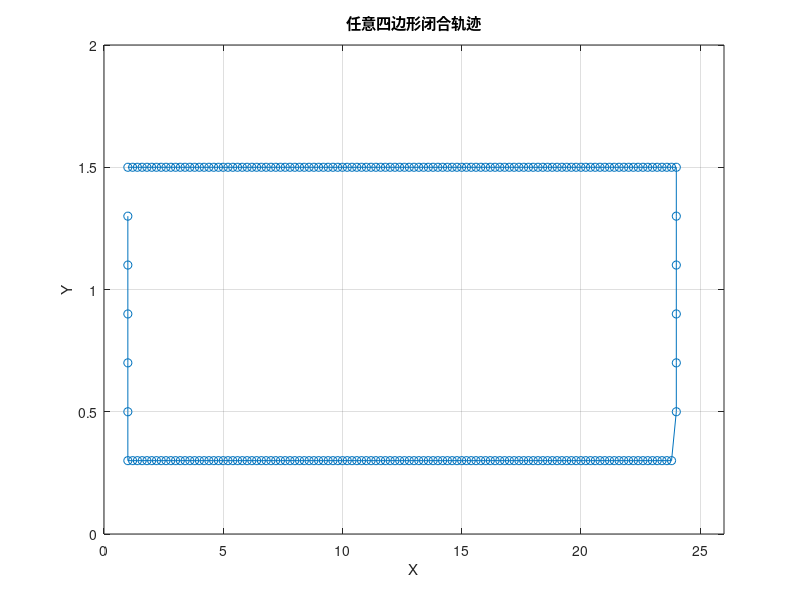

The MATLAB script that drew this image: (Note: this script raises an error after producing the figure.)
function [true_pos2,lat0,lon0,const_i,const_j] = cal_indoor_pos2_10()   % 设置轨迹的起始点
% 初始化pos2数组

const_i = 95;
const_j = 40;
m = 4; 
pos2 = [1,1.5];
% 设置六边形的顶点
vertices = [1,1.5;24,1.5;24,0.3;1,0.3;1,1.5];
%vertices = [10,4;16,4;16,16;10,16;10,4];
%vertices = [const_i-m/2,const_j-m/2;const_i+m/2,const_j-m/2;const_i+m/2,const_j+m/2;const_i-m/2,const_j+m/2;const_i-m/2,const_j-m/2];%正方形
% 设置步长
step = 0.2;

% 计算每条边的方向向量和长度
edges = diff(vertices, 1, 1);
edge_lengths = sqrt(sum(edges.^2, 2));

% 生成六边形轨迹
for i = 1:size(edges, 1)
    % 计算当前边的单位方向向量
    dir_vector = edges(i, :) / norm(edges(i, :));
    
    % 计算当前边的点数
    num_points = floor(edge_lengths(i) / step);
    
    % 生成当前边的点
    for j = 1:num_points
        point = vertices(i, :) + j * step * dir_vector;
        pos2(end+1, :) = point;
    end
end


    
     % 绘制四边形
    figure;
    plot(pos2(:,1), pos2(:,2), '-o');
    axis([0 26 0 2]);
    grid on;
    xlabel('X');
    ylabel('Y');
    title('任意四边形闭合轨迹');

    pos2 = round(pos2,1); % 将 pos3 中的数据保留到小数点后一位
    true_pos2 = pos2;
    true_pos2(:,[1 2]) = true_pos2(:,[2 1]); % 交换第一列和第二列，第一列为纬度数据，第二列为经度数据
    lat0 = true_pos2(1,1);
    lon0 = true_pos2(1,2);
    % 如果需要，可以将 pos2 保存到文件
    % save('pos2.mat', 'true_pos2');
    % 如果需要，可以将 pos2 保存到文件
    % save('pos2.mat', 'true_pos2');
end